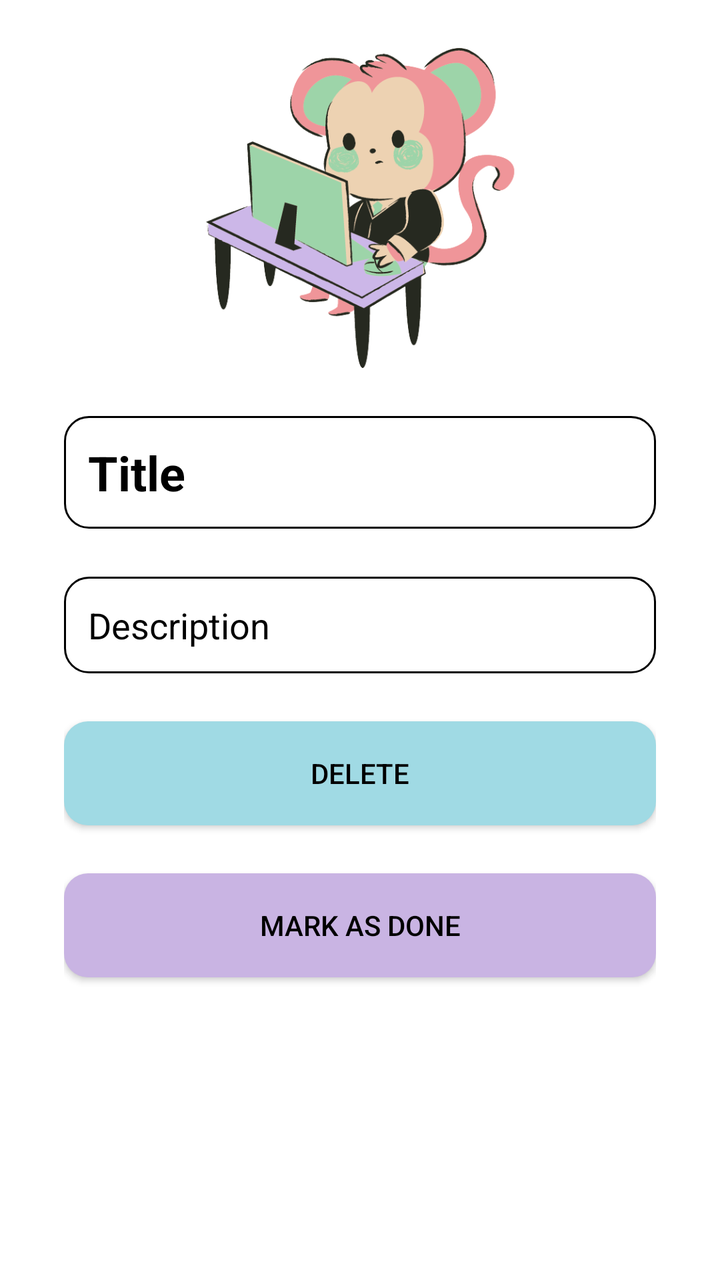
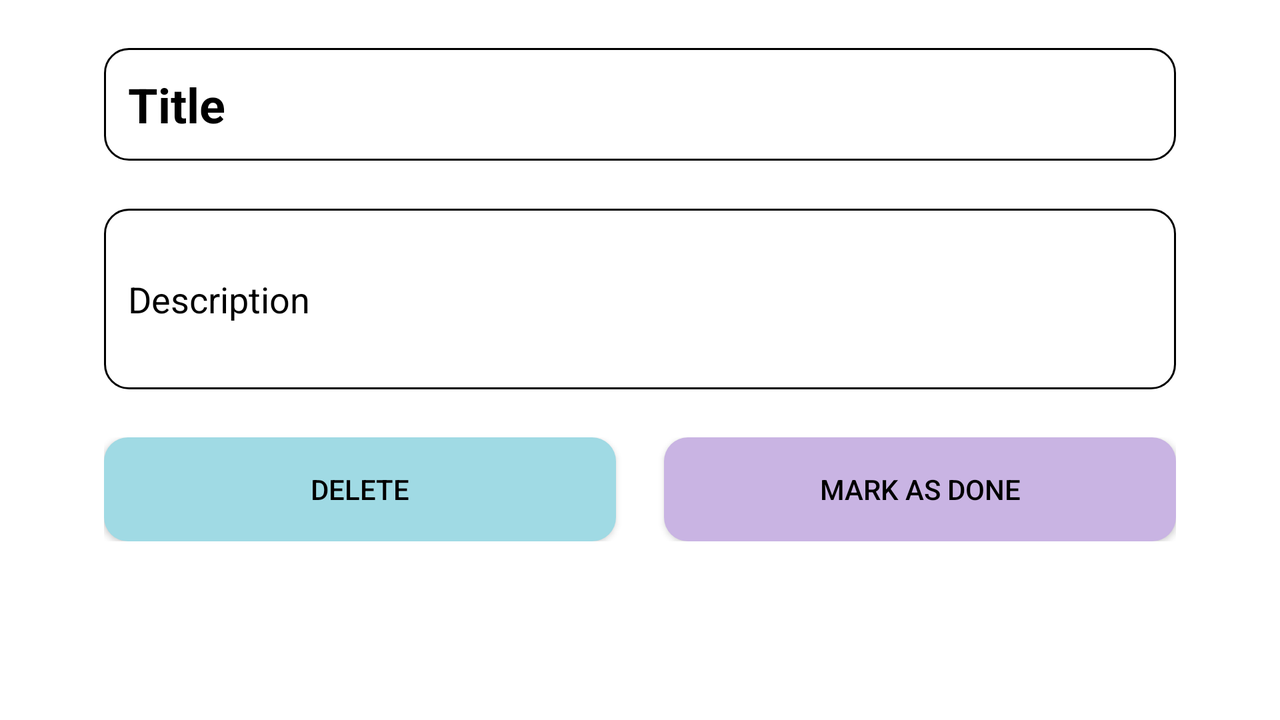

First picture: res/layout/ on a phone held upright. Second picture: the repository's own variant of that layout, on a device whose configuration matches the variant's folder. Source for both follows.
<!-- AndroidManifest.xml: application theme Theme.Tasks -->
<!-- res/layout/activity_task.xml -->
<?xml version="1.0" encoding="utf-8"?>
<LinearLayout xmlns:android="http://schemas.android.com/apk/res/android"
    xmlns:tools="http://schemas.android.com/tools"
    android:layout_width="match_parent"
    android:layout_height="match_parent"
    tools:context=".TaskActivity"
    android:paddingHorizontal="32dp"
    android:orientation="vertical"
    android:gravity="center_horizontal">

    <ImageView
        android:layout_width="160dp"
        android:layout_height="160dp"
        android:layout_marginTop="24dp"
        android:src="@drawable/monkey"
        android:contentDescription="@string/image"/>

    <EditText
        android:id="@+id/title_input"
        android:layout_width="match_parent"
        android:layout_height="wrap_content"
        android:layout_marginTop="24dp"
        android:padding="12dp"
        android:background="@drawable/edit_text_background"
        android:text = "@string/title"
        android:textColor="?attr/colorOnSecondary"
        android:textStyle="bold"
        android:inputType="text"
        android:lines="1"
        android:textSize="24sp"
        tools:ignore="Autofill,LabelFor" />

    <EditText
        android:id="@+id/description_input"
        android:layout_width="match_parent"
        android:layout_height="wrap_content"
        android:layout_marginTop="24dp"
        android:padding="12dp"
        android:background="@drawable/edit_text_background"
        android:text = "@string/description"
        android:textSize="18sp"
        android:textColor="?attr/colorOnSecondary"
        android:inputType="textMultiLine"
        tools:ignore="Autofill,LabelFor"/>

    <androidx.appcompat.widget.AppCompatButton
        android:id="@+id/delete_task_button"
        android:layout_width="match_parent"
        android:layout_height="52dp"
        android:textColor="@color/black"
        android:layout_marginTop="24dp"
        android:background="@drawable/button_secondary_background"
        android:text="@string/delete"/>

    <androidx.appcompat.widget.AppCompatButton
        android:id="@+id/mark_done_button"
        android:layout_width="match_parent"
        android:layout_height="52dp"
        android:layout_marginTop="24dp"
        android:textColor="@color/black"
        android:background="@drawable/button_background"
        android:text="@string/mark_as_done"/>

</LinearLayout>
<!-- resources referenced by this layout -->
<resources>
  <color name="black">#000000</color>
  <!-- drawable button_background (drawable) -->
  <?xml version="1.0" encoding="utf-8"?>
  <shape xmlns:android="http://schemas.android.com/apk/res/android"
      android:shape="rectangle">
      <solid android:color="@color/lavender_blue"/>
      <corners android:radius="12dp"/>
  </shape>
  <!-- drawable button_secondary_background (drawable) -->
  <?xml version="1.0" encoding="utf-8"?>
  <shape xmlns:android="http://schemas.android.com/apk/res/android"
      android:shape="rectangle">
      <solid android:color="@color/blizzard_blue"/>
      <corners android:radius="12dp"/>
  </shape>
  <!-- drawable edit_text_background (drawable) -->
  <?xml version="1.0" encoding="utf-8"?>
  <selector xmlns:android="http://schemas.android.com/apk/res/android">
      <item>
          <shape android:shape="rectangle">
              <solid android:color="@android:color/transparent"/>
              <stroke android:color="?attr/colorOnSecondary" android:width="1dp"/>
              <corners android:radius="12dp"/>
          </shape>
      </item>
  </selector>
  <!-- drawable monkey: png bitmap (drawable-v24, 60678 bytes) -->
  <string name="delete">Delete</string>
  <string name="description">Description</string>
  <string name="image">Image</string>
  <string name="mark_as_done">Mark as done</string>
  <string name="title">Title</string>
  <style name="Theme.Tasks" parent="Theme.MaterialComponents.DayNight.DarkActionBar">
          
          <item name="colorPrimary">@color/lavender_blue</item>
          <item name="colorPrimaryVariant">@color/blizzard_blue</item>
          <item name="colorOnPrimary">@color/white</item>
          
          <item name="colorSecondary">@color/bisque</item>
          <item name="colorSecondaryVariant">@color/salmon_pink</item>
          <item name="colorOnSecondary">@color/black</item>
          
          <item name="android:statusBarColor">?attr/colorPrimary</item>
          
          <item name="android:textColor">@color/black</item>
          <item name="cardBackgroundColor">@color/card_background_light</item>
      </style>
  <color name="lavender_blue">#C9B4E3</color>
  <color name="blizzard_blue">#A0DAE4</color>
  <color name="white">#FFFFFF</color>
  <color name="bisque">#DDC19E</color>
  <color name="salmon_pink">#F4989C</color>
  <color name="card_background_light">#D5F0F8</color>
</resources>
<!-- res/layout-land/activity_task.xml (the repository's variant of the layout above) -->
<!-- drawn on the phone turned sideways -->
<?xml version="1.0" encoding="utf-8"?>
<LinearLayout xmlns:android="http://schemas.android.com/apk/res/android"
    xmlns:tools="http://schemas.android.com/tools"
    android:layout_width="match_parent"
    android:layout_height="match_parent"
    tools:context=".TaskActivity"
    android:paddingHorizontal="52dp"
    android:orientation="vertical"
    android:gravity="center_horizontal">

    <EditText
        android:id="@+id/title_input"
        android:layout_width="match_parent"
        android:layout_height="wrap_content"
        android:layout_marginTop="24dp"
        android:padding="12dp"
        android:background="@drawable/edit_text_background"
        android:textColor="?attr/colorOnSecondary"
        android:text = "@string/title"
        android:textStyle="bold"
        android:inputType="text"
        android:lines="1"
        android:textSize="24sp"
        android:enabled="false"
        tools:ignore="Autofill,LabelFor" />

    <EditText
        android:id="@+id/description_input"
        android:layout_width="match_parent"
        android:layout_height="wrap_content"
        android:layout_marginTop="24dp"
        android:padding="12dp"
        android:background="@drawable/edit_text_background"
        android:text = "@string/description"
        android:textSize="18sp"
        android:enabled="false"
        android:textColor="?attr/colorOnSecondary"
        android:inputType="textMultiLine"
        android:lines="3"
        tools:ignore="Autofill,LabelFor"/>

    <LinearLayout
        android:layout_width="match_parent"
        android:layout_height="wrap_content"
        android:orientation="horizontal"
        android:layout_marginTop="24dp">

        <androidx.appcompat.widget.AppCompatButton
            android:id="@+id/delete_task_button"
            android:layout_width="0dp"
            android:layout_height="52dp"
            android:textColor="@color/black"
            android:layout_weight="1"
            android:background="@drawable/button_secondary_background"
            android:text="@string/delete"/>

        <androidx.appcompat.widget.AppCompatButton
            android:id="@+id/mark_done_button"
            android:layout_width="0dp"
            android:layout_height="52dp"
            android:layout_weight="1"
            android:textColor="@color/black"
            android:layout_marginStart="24dp"
            android:background="@drawable/button_background"
            android:text="@string/mark_as_done"/>

    </LinearLayout>


</LinearLayout>
<!-- resources referenced by the variant -->
<!-- as the phone turned sideways resolves them -->
<resources>
  <color name="black">#000000</color>
  <!-- drawable button_background (drawable) -->
  <?xml version="1.0" encoding="utf-8"?>
  <shape xmlns:android="http://schemas.android.com/apk/res/android"
      android:shape="rectangle">
      <solid android:color="@color/lavender_blue"/>
      <corners android:radius="12dp"/>
  </shape>
  <!-- drawable button_secondary_background (drawable) -->
  <?xml version="1.0" encoding="utf-8"?>
  <shape xmlns:android="http://schemas.android.com/apk/res/android"
      android:shape="rectangle">
      <solid android:color="@color/blizzard_blue"/>
      <corners android:radius="12dp"/>
  </shape>
  <!-- drawable edit_text_background (drawable) -->
  <?xml version="1.0" encoding="utf-8"?>
  <selector xmlns:android="http://schemas.android.com/apk/res/android">
      <item>
          <shape android:shape="rectangle">
              <solid android:color="@android:color/transparent"/>
              <stroke android:color="?attr/colorOnSecondary" android:width="1dp"/>
              <corners android:radius="12dp"/>
          </shape>
      </item>
  </selector>
  <string name="delete">Delete</string>
  <string name="description">Description</string>
  <string name="mark_as_done">Mark as done</string>
  <string name="title">Title</string>
  <style name="Theme.Tasks" parent="Theme.MaterialComponents.DayNight.DarkActionBar">
          
          <item name="colorPrimary">@color/lavender_blue</item>
          <item name="colorPrimaryVariant">@color/blizzard_blue</item>
          <item name="colorOnPrimary">@color/white</item>
          
          <item name="colorSecondary">@color/bisque</item>
          <item name="colorSecondaryVariant">@color/salmon_pink</item>
          <item name="colorOnSecondary">@color/black</item>
          
          <item name="android:statusBarColor">?attr/colorPrimary</item>
          
          <item name="android:textColor">@color/black</item>
          <item name="cardBackgroundColor">@color/card_background_light</item>
      </style>
  <color name="lavender_blue">#C9B4E3</color>
  <color name="blizzard_blue">#A0DAE4</color>
  <color name="white">#FFFFFF</color>
  <color name="bisque">#DDC19E</color>
  <color name="salmon_pink">#F4989C</color>
  <color name="card_background_light">#D5F0F8</color>
</resources>
